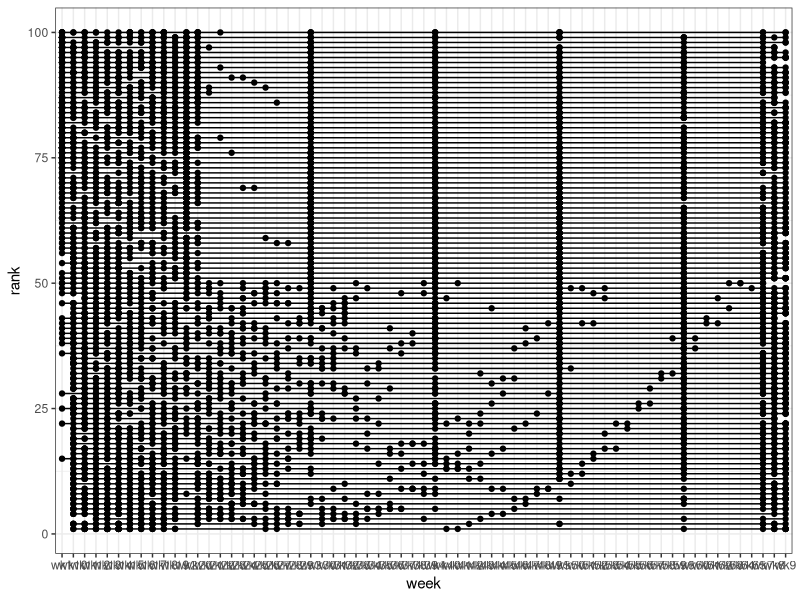

Write the R code that produced this figure.
## ---- chunk 1
knitr::opts_chunk$set(echo = TRUE)

library(dplyr)
library(tidyr)
## ---- chunk 2
#Slide 8

library(tidyverse)

tidydata <- tribble(
~country,  ~year,  ~cases, ~population,
"Afghanistan",  1999,    745,   19987071,
"Afghanistan",  2000,   2666,   20595360,
"Brazil", 1999, 37737,  172006362)

tidydata

## ---- chunk 3
#Slide 8

nontidydata <- tribble(
 ~country,~year,~rate,
"Afghanistan",  1999, "745/19987071",
"Afghanistan",  2000, "2666/20595360",
"Brazil", 1999, "37737/172006362",
"Brazil", 1999, "212258/1272915272",
"China", 2000, "213766/1280428583")
nontidydata
## ---- chunk 4
#Slide 11

nontidydata

tidieddata <- nontidydata %>%
  separate(rate, into = c("cases", "population"),
  sep = "/")

tidieddata

## ---- chunk 5
#Slide 12

newtidieddata <- tidieddata %>%
  pivot_longer(
    cols = cases:population,
    names_to = "measurement",
    values_to = "value"
  )
newtidieddata

## ---- chunk 6
#Slide 14

df <- tribble(
  ~id,  ~bp1, ~bp2,
   "A",  100,  120,
   "B",  140,  115,
   "C",  120,  125
) 

df

df %>%
  pivot_longer(
    cols = bp1:bp2,
    names_to = "measurement",
    values_to = "value"
)

## ---- chunk 7
#Slide 18

newtidieddata

newtidieddata %>%
  pivot_wider(names_from="measurement",
              values_from="value")



## ---- chunk 8
#Slide 19

df <- tribble(
  ~id, ~measurement, ~value,
  "A",        "bp1",    100,
  "B",        "bp1",    140,
  "B",        "bp2",    115,
  "A",        "bp2",    120,
  "A",        "bp3",    105
) 
df

df %>%
  pivot_wider(
    names_from = measurement,
    values_from = value
  )



## ---- chunk 9
#Challenge


library(tidyr)

newbillboard <- billboard %>%
  pivot_longer(cols = starts_with("wk"), 
               names_to = "week", 
               values_to = "value")
newbillboard

## ---- chunk 10
#Challenge

newbillboard <- billboard %>%
  pivot_longer(cols = starts_with("wk"), 
               names_to = "week", 
               values_to = "rank")
newbillboard

## ---- chunk 11
#Challenge

newbillboard <- billboard %>%
  pivot_longer(cols = starts_with("wk"), 
               names_to = "week", 
               values_to = "rank",
               values_drop_na = T)
newbillboard

## ---- chunk 12
#Challenge

newbillboard %>%
  mutate(week = parse_number(week))

## ---- chunk 13
#Challenge

ggplot(newbillboard) +
  aes(x=week,y=rank) +
  geom_point() +
  geom_line(aes(group = rank))+
  theme_bw()
  
## ---- chunk 14
#Challenge

new_patient <-cms_patient_experience %>%
  pivot_wider(
    names_from = "measure_cd",
    values_from = "prf_rate",
    id_cols = starts_with("org")
    )


new_patient

